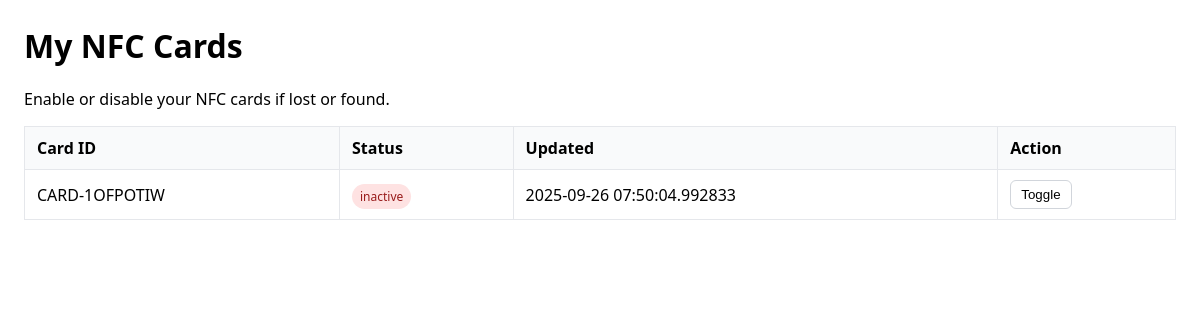
/nfc/cards (signed in), run on the app's committed database.
### models.py (models this page shows, shortened)
class NfcCard(db.Model):
    __tablename__ = 'nfc_cards'
    id = db.Column(db.Integer, primary_key=True)
    card_id = db.Column(db.String(100), unique=True, nullable=False)
    username = db.Column(db.String(50), nullable=False)
    status = db.Column(db.String(20), default='active')  # active, inactive
    email = db.Column(db.String(120))
    roll_no = db.Column(db.String(50))
    pin = db.Column(db.String(4))  # 4-digit PIN for payments over 500 credits
    created_at = db.Column(db.DateTime, default=datetime.utcnow)
    updated_at = db.Column(db.DateTime, default=datetime.utcnow, onupdate=datetime.utcnow)

### app.py (the view)
@app.route('/nfc/cards', methods=['GET'])
def list_nfc_cards():
    if 'username' not in session:
        return redirect(url_for('access'))
    username = session['username']
    cards = db.session.execute(db.select(NfcCard).filter_by(username=username)).scalars().all()
    return render_template('nfc_cards.html', cards=cards)

### templates/nfc_cards.html (shortened to what this page needs)
<!DOCTYPE html>
<html>
<head>
</head>
<body>
  <div class="card">
    <div class="card-header"><h1>My NFC Cards</h1></div>
    <div class="card-body">
  <p class="muted">Enable or disable your NFC cards if lost or found.</p>
  <table class="table">
    <thead>
      <tr>
        <th>Card ID</th>
        <th>Status</th>
        <th>Updated</th>
        <th>Action</th>
      </tr>
    </thead>
    <tbody>
      {% for card in cards %}
      <tr>
        <td>{{ card.card_id }}</td>
        <td>
          <span class="badge {{ 'active' if card.status == 'active' else 'inactive' }}">{{ card.status }}</span>
        </td>
        <td>{{ card.updated_at }}</td>
        <td><button onclick="toggle('{{ card.card_id }}')">Toggle</button></td>
      </tr>
      {% else %}
      <tr>
        <td colspan="4">No cards registered yet.</td>
      </tr>
      {% endfor %}
    </tbody>
  </table>
    </div>
  </div>
</body>
</html>

### templates/nfc_cards.html (style rules this page uses)
body { font-family: system-ui, -apple-system, Segoe UI, Roboto, sans-serif; margin: 24px; }
table { border-collapse: collapse; width: 100%; }
th, td { border: 1px solid #e5e7eb; padding: 10px 12px; text-align: left; }
th { background: #f9fafb; font-weight: 600; }
.badge { padding: 4px 8px; border-radius: 999px; font-size: 12px; }
.inactive { background: #fee2e2; color: #991b1b; }
button { padding: 6px 10px; border-radius: 6px; border: 1px solid #d1d5db; background: #fff; cursor: pointer; }

### data on the page
NfcCard: card_id "CARD-1OFPOTIW", status "inactive", updated_at "2025-09-26 07:50:04.992833"
